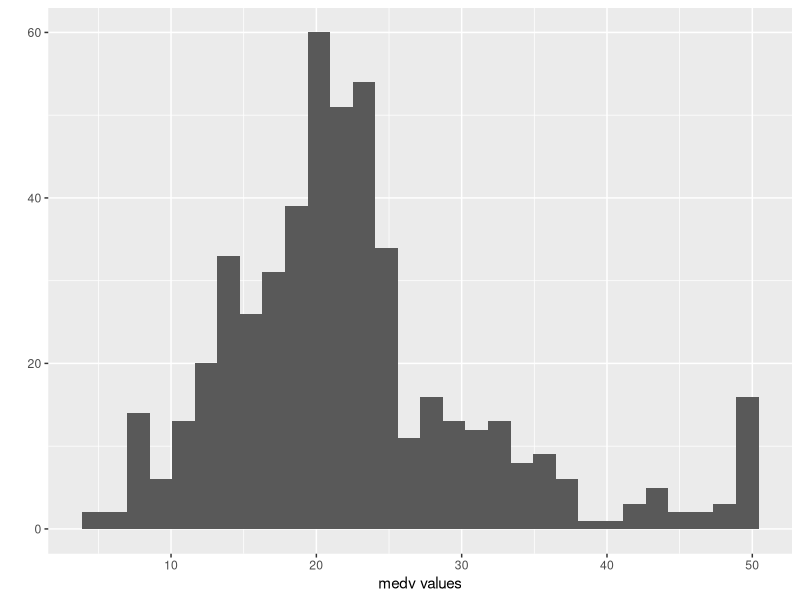

This figure's R source:
## ---- chunk 1
library(MASS); library(boot); library(ggplot2)
## ---- chunk 2
m = Boston$medv
qplot(m, xlab = 'medv values')
## ---- chunk 3
m.mean = mean(m)
m.mean
## ---- chunk 4
m.std_err = sd(m)/sqrt(nrow(Boston))
m.std_err
## ---- chunk 5
# Inspiration for the following code comes from:
#   stats.stackexchange.com/questions/22472/use-of-standard-error-
#   of-bootstrap-distribution

m.bs = boot(m, function(d, i) mean(d[i]), 1000)

# The standard error from bootstrap is simply the standard deviation
# of the bootstrap distribution:
sd(m.bs$t)
## ---- chunk 6
boot.ci(m.bs, type='bca')
t.test(Boston$medv)
## ---- chunk 7
m.median = median(m)
m.median
## ---- chunk 8
m.bs = boot(m, function(d, i) median(d[i]), 1000)
sd(m.bs$t)
## ---- chunk 9
u10 = quantile(m, c(.10))
## ---- chunk 10
m.bs = boot(m, function(d, i) quantile(d[i], c(.10)), 1000)
sd(m.bs$t)
